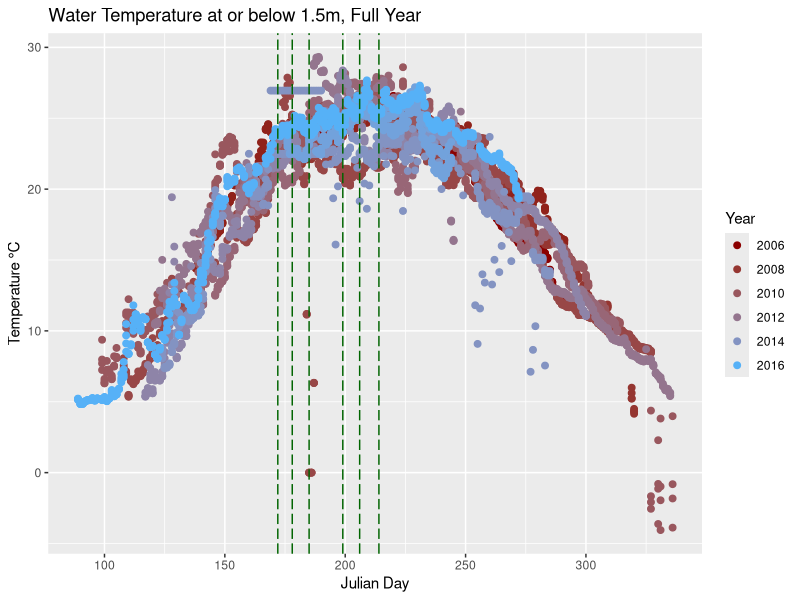
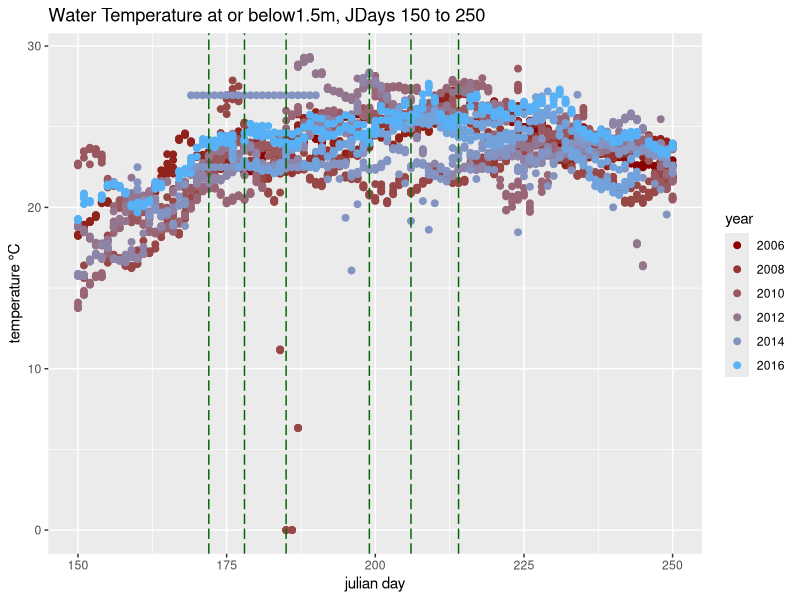
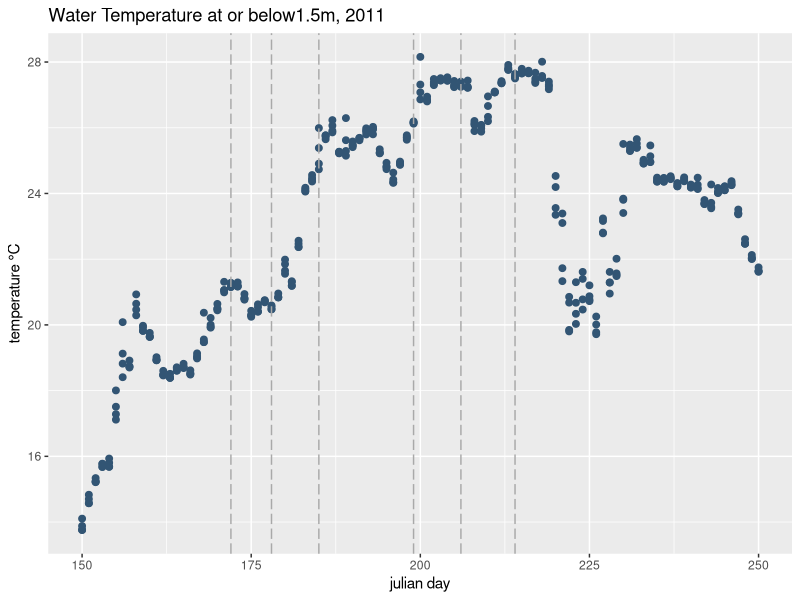
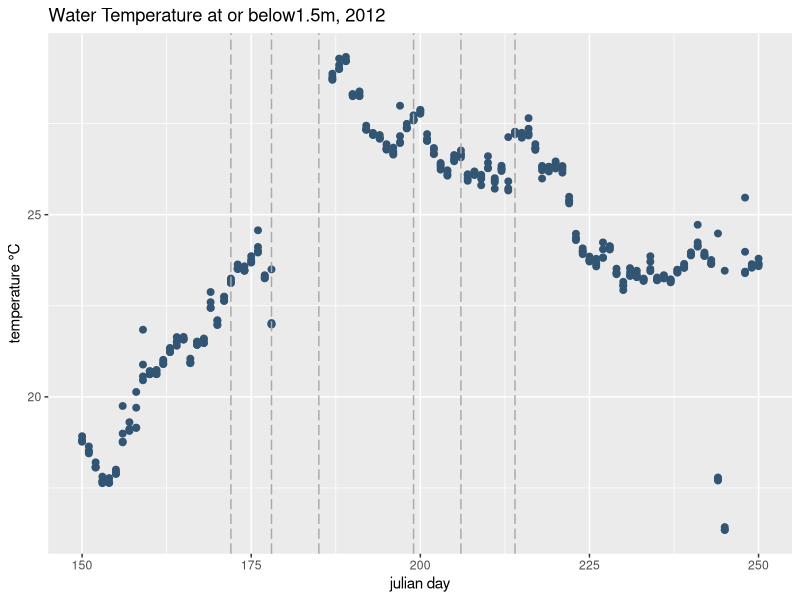
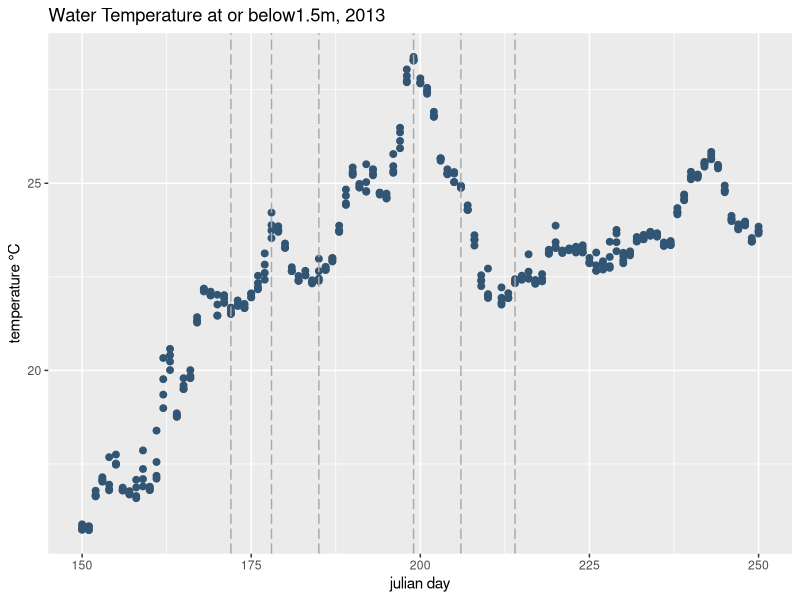
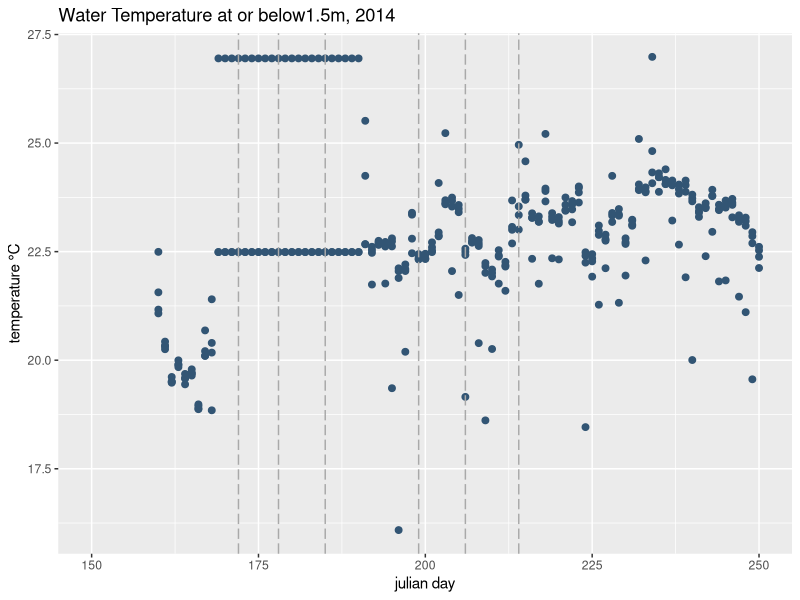
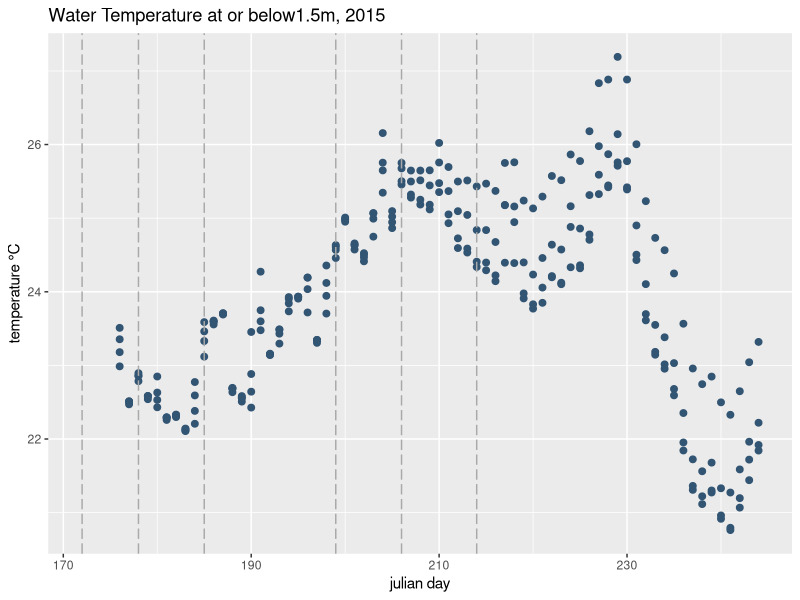
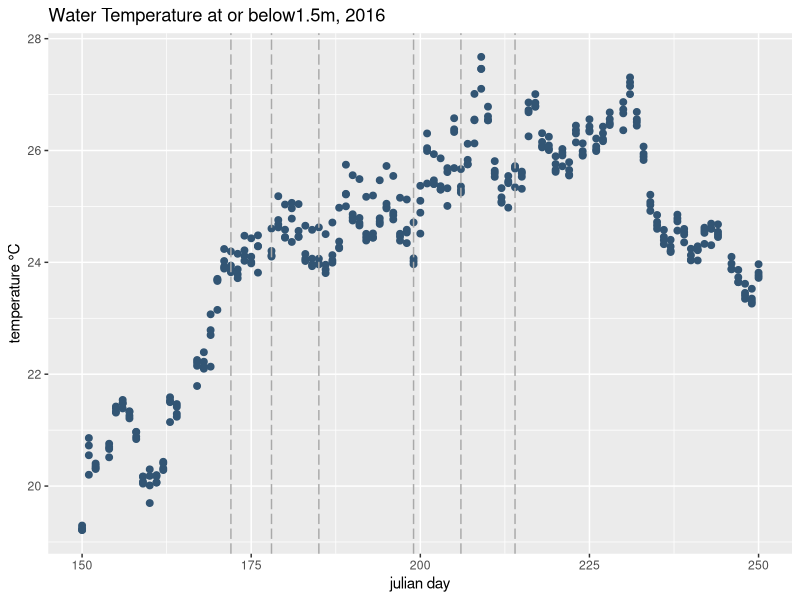

Write the R code that produced these figures, in order.
library(ggplot2)
library(grid)
library(gridExtra)
setwd("~/Dropbox/Mikes_MS_Data/")
data <- read.csv("north_temperate_lakes_lter__daily_water_temperature_-_lake_mendota.csv", header=T)
head(data)
nolegend <- theme(legend.position="none")
Jdays <- c(172,178,185,199,206,214)
# Subset all wtemp at or below 1.5 meters (sample depth up to shore). 
clado.depth <- subset(data, depth<=1.5, select = year4:wtemp)
# All years (2006-2016), full year. 
wide1 <- qplot(clado.depth$daynum, y = clado.depth$wtemp) + 
  geom_point(aes(colour = clado.depth$year4), size=2) + 
  labs(title = "Water Temperature at or below 1.5m, Full Year", x="Julian Day", y="Temperature °C") + 
  geom_vline(xintercept=Jdays, colour="darkgreen", linetype = "longdash") + 
  guides(color=guide_legend(title="Year")) + 
  scale_colour_gradient(low = "darkred")
wide1
# All years (2006-2016), sample dates ± 25 days
clado.depth.zoom <- subset(clado.depth, daynum>=150 & daynum<=250, select = year4:wtemp)
zoom1 <- qplot(clado.depth.zoom$daynum, y = clado.depth.zoom$wtemp) + 
  geom_point(aes(colour = clado.depth.zoom$year4), size=2) + 
  labs(title = "Water Temperature at or below1.5m, JDays 150 to 250", x="julian day", y="temperature °C") + 
  geom_vline(xintercept=Jdays, colour="darkgreen", linetype = "longdash") + 
  guides(color=guide_legend(title="year")) + scale_colour_gradient(low = "darkred")
zoom1
# 2011
clado.depth.zoom.eleven <- subset(clado.depth, daynum>=150 & daynum<=250 & year4==2011, select = year4:wtemp)
eleven <- qplot(clado.depth.zoom.eleven$daynum, y = clado.depth.zoom.eleven$wtemp) + 
  geom_point(aes(colour = clado.depth.zoom.eleven$year4), size=2) + 
  labs(title = "Water Temperature at or below1.5m, 2011", x="julian day", y="temperature °C") + 
  geom_vline(xintercept=Jdays, colour="darkgrey", linetype = "longdash") + 
  guides(color=guide_legend(title="year")) + scale_colour_gradient(low = "black") + 
  nolegend
eleven
# 2012
clado.depth.zoom.twelve <- subset(clado.depth, daynum>=150 & daynum<=250 & year4==2012, select = year4:wtemp)
twelve <- qplot(clado.depth.zoom.twelve$daynum, y = clado.depth.zoom.twelve$wtemp) + geom_point(aes(colour = clado.depth.zoom.twelve$year4), size=2) + labs(title = "Water Temperature at or below1.5m, 2012", x="julian day", y="temperature °C") + geom_vline(xintercept=Jdays, colour="darkgrey", linetype = "longdash") + guides(color=guide_legend(title="year")) + scale_colour_gradient(low = "black") + nolegend
twelve
# 2013
clado.depth.zoom.thirteen <- subset(clado.depth, daynum>=150 & daynum<=250 & year4==2013, select = year4:wtemp)
thirteen <- qplot(clado.depth.zoom.thirteen$daynum, y = clado.depth.zoom.thirteen$wtemp) + geom_point(aes(colour = clado.depth.zoom.thirteen$year4), size=2) + labs(title = "Water Temperature at or below1.5m, 2013", x="julian day", y="temperature °C") + geom_vline(xintercept=Jdays, colour="darkgrey", linetype = "longdash") + guides(color=guide_legend(title="year")) + scale_colour_gradient(low = "black") + nolegend
thirteen
# 2014
clado.depth.zoom.fourteen <- subset(clado.depth, daynum>=150 & daynum<=250 & year4==2014, select = year4:wtemp)
fourteen <- qplot(clado.depth.zoom.fourteen$daynum, y = clado.depth.zoom.fourteen$wtemp) + geom_point(aes(colour = clado.depth.zoom.fourteen$year4), size=2) + labs(title = "Water Temperature at or below1.5m, 2014", x="julian day", y="temperature °C") + geom_vline(xintercept=Jdays, colour="darkgrey", linetype = "longdash") + guides(color=guide_legend(title="year")) + scale_colour_gradient(low = "black") + nolegend
fourteen
# 2015
clado.depth.zoom.fifteen <- subset(clado.depth, daynum>=150 & daynum<=250 & year4==2015, select = year4:wtemp)
fifteen <- qplot(clado.depth.zoom.fifteen$daynum, y = clado.depth.zoom.fifteen$wtemp) + geom_point(aes(colour = clado.depth.zoom.fifteen$year4), size=2) + labs(title = "Water Temperature at or below1.5m, 2015", x="julian day", y="temperature °C") + geom_vline(xintercept=Jdays, colour="darkgrey", linetype = "longdash") + guides(color=guide_legend(title="year")) + scale_colour_gradient(low = "black") + nolegend
fifteen
# 2016
clado.depth.zoom.sixteen <- subset(clado.depth, daynum>=150 & daynum<=250 & year4==2016, select = year4:wtemp)
sixteen <- qplot(clado.depth.zoom.sixteen$daynum, y = clado.depth.zoom.sixteen$wtemp) + geom_point(aes(colour = clado.depth.zoom.sixteen$year4), size=2) + labs(title = "Water Temperature at or below1.5m, 2016", x="julian day", y="temperature °C") + geom_vline(xintercept=Jdays, colour="darkgrey", linetype = "longdash") + guides(color=guide_legend(title="year")) + scale_colour_gradient(low = "black") + nolegend
sixteen
# All plots in grid. 
pdf(file="figs/wtemp_alldepths_2011-16.pdf", height=8, width=15)
allplots <- grid.arrange(eleven,twelve,thirteen,fourteen,fifteen,sixteen, ncol=3)
allplots; dev.off()
